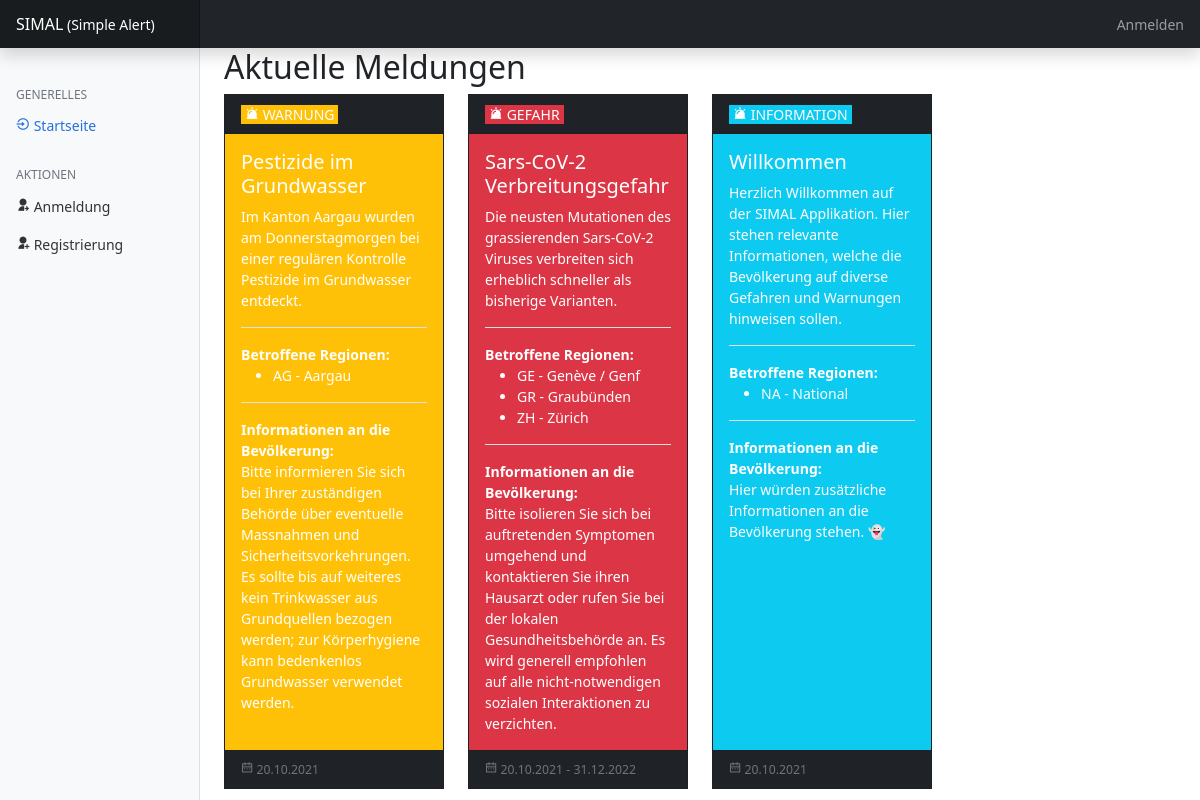
The page / on the database its author committed.
### tables this page shows
CREATE TABLE `alert` (
  `id` bigint(20) UNSIGNED NOT NULL,
  `state` bigint(20) UNSIGNED NOT NULL DEFAULT 1,
  `title` varchar(30) NOT NULL,
  `description` varchar(350) NOT NULL,
  `informations` varchar(350) DEFAULT NULL,
  `publish_from` date NOT NULL DEFAULT current_timestamp(),
  `publish_to` date DEFAULT NULL,
  `creator` bigint(20) UNSIGNED NOT NULL,
  `isDeleted` tinyint(1) NOT NULL DEFAULT 0
);

CREATE TABLE `alert_state` (
  `id` bigint(20) UNSIGNED NOT NULL,
  `shortform` varchar(10) NOT NULL,
  `longform` varchar(30) NOT NULL
);

### includes/functions.php (called while the page is built, shortened)
<?php
function isLoggedIn(): bool {
    return false;
}
?>

### index.php (the view, shortened to what this page needs)
<?php
require_once('includes/functions.php');
$alerts = [];
$db = getDbLink();
if($db == Null) {
    printMessage("Fehler bei der Aktualisierung der Benachrichtigungen. Bitte versuchen Sie es später erneut.", MSG_ERROR);
}
else {
    $stmt = $db->prepare('
        SELECT
            al.id,
            al.title,
            al.description,
            al.informations,
            al.publish_from,
            al.publish_to,
            st.shortform AS state
        FROM alert al
        INNER JOIN alert_state st ON st.id = al.state
        WHERE al.isDeleted = 0
          AND al.publish_from <= CURRENT_DATE
          AND (al.publish_to >= CURRENT_DATE || al.publish_to IS NULL)
        ORDER BY al.publish_from DESC, al.id DESC /* newest first */
        LIMIT 12
    ');
    $stmt->execute();
    $rs = $stmt->get_result();
    if($rs->num_rows > 0) {
        while($row = $rs->fetch_assoc()) {
            $alerts[] = $row;
        }
    }
    else {
        printMessage("Keine Benachrichtigungen verfügbar.");
    }
}
?>
<!doctype html>
<html lang="en">
<head>
    <link href="includes/assets/css/bootstrap.min.css" rel="stylesheet">
    <link href="includes/assets/css/remixicon.css" rel="stylesheet">
    <link href="includes/assets/css/main.css" rel="stylesheet">
</head>
<body>
<header class="navbar navbar-dark sticky-top bg-dark flex-md-nowrap p-0 shadow">
    <a class="navbar-brand col-md-3 col-lg-2 me-0 px-3" href="#">SIMAL<small> (Simple Alert)</small></a>
    <div class="navbar-nav w-100 text-end">
        <div class="nav-item text-nowrap">
            <?php
                if(isLoggedIn()) {
                    echo '<a class="nav-link px-3" href="manage/logout.php">Abmelden</a>';
                }
                else {
                    echo '<a class="nav-link px-3" href="manage/login.php">Anmelden</a>';
                }
            ?>
        </div>
    </div>
</header>
<div class="container-fluid">
    <div class="row">
        <nav id="sidebarMenu" class="col-md-3 col-lg-2 d-md-block bg-light sidebar collapse">
            <div class="position-sticky pt-3">
                <h6 class="sidebar-heading d-flex justify-content-between align-items-center px-3 mt-4 mb-1 text-muted">
                    <span>Generelles</span>
                </h6>
                <ul class="nav flex-column">
                    <li class="nav-item">
                        <a class="nav-link active" aria-current="page" href="#">
                            <i class="ri-login-circle-line"></i> Startseite
                        </a>
                    </li>
                </ul>
                <?php
                    if(isLoggedIn()) {
                        echo '<h6 class="sidebar-heading d-flex justify-content-between align-items-center px-3 mt-4 mb-1 text-muted">
                                    <span>Verwaltung</span>
                                </h6>
                                <ul class="nav flex-column mb-2">
                                    <li class="nav-item">
                                        <a class="nav-link" href="manage/user.php">
                                            <i class="ri-user-search-fill"></i> Benutzerprofil
                                        </a>
                                    </li>';
                        if(hasRole(ROLE_AUTHOR) || hasRole(ROLE_ADMIN)) {
                            echo '<li class="nav-item">
                                        <a class="nav-link" href="manage/alerts.php">
                                            <i class="ri-alarm-warning-line"></i> Benachrichtigungen
                                        </a>
                                    </li>';
                        }
                        echo '</ul>';
                    }
                    else {
                        echo '<h6 class="sidebar-heading d-flex justify-content-between align-items-center px-3 mt-4 mb-1 text-muted">
                                    <span>Aktionen</span>
                                </h6>
                                <ul class="nav flex-column">
                                    <li class="nav-item">
                                        <a class="nav-link" href="manage/login.php">
                                            <i class="ri-user-shared-fill"></i> Anmeldung
                                        </a>
                                    </li>
                                    <li class="nav-item">
                                        <a class="nav-link" href="manage/register.php">
                                            <i class="ri-user-add-fill"></i> Registrierung
                                        </a>
                                    </li>
                                </ul>';
                    }
                ?>
            </div>
        </nav>
        <main class="col-md-9 ms-sm-auto col-lg-10 px-md-4">
            <h2>Aktuelle Meldungen</h2>
            <div class="alerts">
                <div class="row">
                    <?php
                        foreach($alerts as $entry) {
                            $regions = [];
                            $id = strval($entry['id']);
                            $stmt = $db->prepare('
                                SELECT
                                    CONCAT(re.shortform, " - ", re.longform) AS region
                                FROM alert_region ar
                                INNER JOIN region re ON re.id = ar.region_id
                                WHERE ar.alert_id = ?
                                ORDER BY re.shortform ASC
                            ');
                            $stmt->bind_param('s', $id);
                            $stmt->execute();
                            $rs = $stmt->get_result();
                            if($rs->num_rows > 0) {
                                while($row = $rs->fetch_assoc()) {
                                    $regions[] = $row['region'];
                                }
                            }
                            $class = '';
                            $cardTitle = '';
                            switch($entry['state']) {
                                case 'INFO':
                                    $class = 'bg-info';
                                    $cardTitle = "Information";
                                    break;
                                case 'WARN':
                                    $class = 'bg-warning';
                                    $cardTitle = "Warnung";
                                    break;
                                case 'DANGER':
                                    $class = 'bg-danger';
                                    $cardTitle = "Gefahr";
                                    break;
                            }
                            echo '<div class="col-sm-3 pb-2">
                                <div class="card col-xs-12 text-white bg-dark h-100">
                                    <div class="card-header text-uppercase">
                                            <span class="' . $class . ' px-1">
                                                <i class="ri-alarm-warning-fill"></i> ' . $cardTitle . '
                                            </span>
                                    </div>
                                    <div class="card-body ' . $class .'">
                                        <h5 class="card-title">' . $entry['title'] . '</h5>
                                        <p class="card-text">' . $entry['description'] . '</p>
                                        <div class="border-top my-3"></div>
                                        <b>Betroffene Regionen:</b>
                                        <ul class="list">' . PHP_EOL;
                            foreach($regions as $region) {
                                echo '<li>' . $region . '</li>' . PHP_EOL;
                            }
                            echo '</ul>';
                            if(strlen($entry['informations']) > 0) {
                                echo '<div class="border-top my-3"></div>
                                    <b>Informationen an die Bevölkerung:</b><br>
                                ' . $entry['informations'] . PHP_EOL;
                            }
                            echo '</div>
                                    <div class="card-footer text-muted small">
                                        <i class="ri-calendar-2-line"></i> ' . date('d.m.Y', strtotime($entry['publish_from']));
                            if($entry['publish_to'] != Null) {
                                echo ' - ' . date('d.m.Y', strtotime($entry['publish_to'])) . PHP_EOL;
                            }
                            echo '</div>
                                </div>
                            </div>' . PHP_EOL;
                        }
                    ?>
                </div>
            </div>
        </main>
    </div>
</div>
</body>
</html>

### includes/assets/css/main.css (style rules this page uses)
body { font-size: .875rem; }
.sidebar { position: fixed; top: 0; bottom: 0; left: 0; z-index: 100; padding: 48px 0 0; box-shadow: inset -1px 0 0 rgba(0, 0, 0, .1); }
.sidebar .nav-link { font-weight: 500; color: #333; }
.sidebar .nav-link.active { color: #2470dc; }
.sidebar-heading { font-size: .75rem; text-transform: uppercase; }
.navbar-brand { padding-top: .75rem; padding-bottom: .75rem; font-size: 1rem; background-color: rgba(0, 0, 0, .25); box-shadow: inset -1px 0 0 rgba(0, 0, 0, .25); }
.card { border-radius: 0; }
i[class^='ri'], i[class*=' ri'] { vertical-align: top; }

### rows shown on the page
alert: state.shortform "WARNUNG", title "Pestizide im Grundwasser", description "Im Kanton Aargau wurden am Donnerstagmorgen bei einer regulären Kontrolle Pestizide im Grundwasser entdeckt.", region "AG - Aargau", informations "Bitte informieren Sie sich bei Ihrer zuständigen Behörde über eventuelle Massnahmen und Sicherheitsvorkehrungen. Es sollte bis auf weiteres kein Trinkwasser aus Grundquellen bezogen werden; zur Körperhygiene kann bedenkenlos Grundwasser verwendet werden.", publish_from "20.10.2021"
alert: state.shortform "GEFAHR", title "Sars-CoV-2 Verbreitungsgefahr", description "Die neusten Mutationen des grassierenden Sars-CoV-2 Viruses verbreiten sich erheblich schneller als bisherige Varianten.", region "GE - Genève / Genf", region "GR - Graubünden", region "ZH - Zürich", informations "Bitte isolieren Sie sich bei auftretenden Symptomen umgehend und kontaktieren Sie ihren Hausarzt oder rufen Sie bei der lokalen Gesundheitsbehörde an. Es wird generell empfohlen auf alle nicht-notwendigen sozialen Interaktionen zu verzichten.", publish_from "20.10.2021", publish_to "31.12.2022"
alert: state.shortform "INFORMATION", title "Willkommen", description "Herzlich Willkommen auf der SIMAL Applikation. Hier stehen relevante Informationen, welche die Bevölkerung auf diverse Gefahren und Warnungen hinweisen sollen.", region "NA - National", informations "Hier würden zusätzliche Informationen an die Bevölkerung stehen. 👻", publish_from "20.10.2021"
